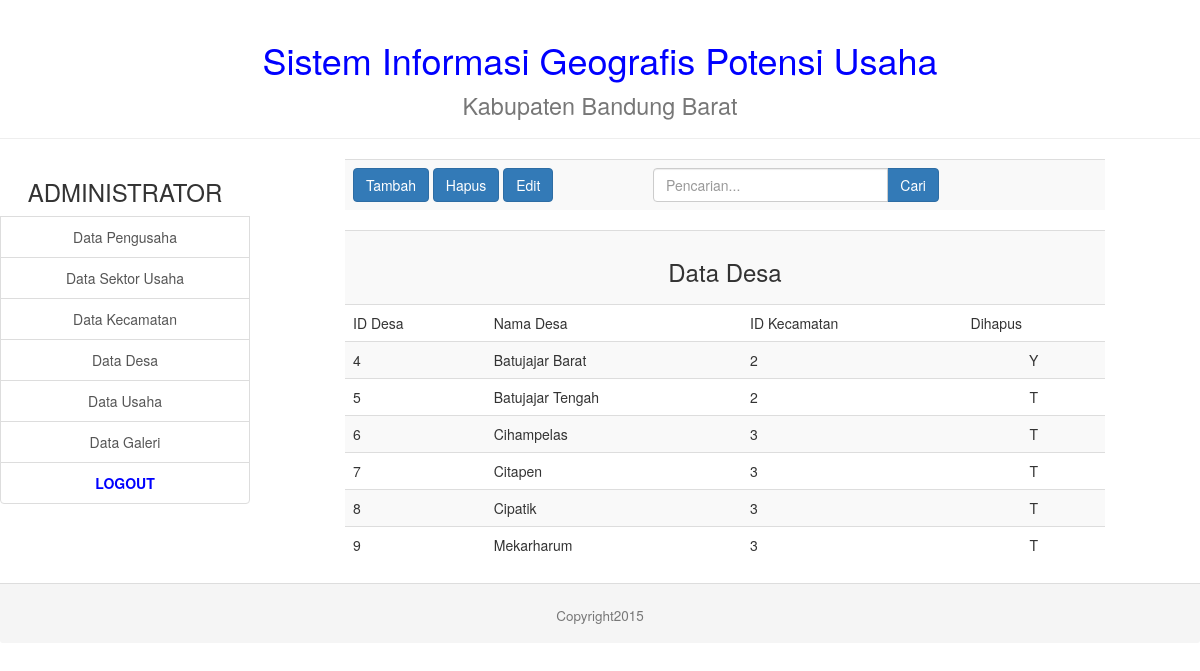
Screenshot of /admin/desa_view.php with the database file from the repository.
### tables this page shows
CREATE TABLE IF NOT EXISTS `desa` (
`id_desa` int(11) NOT NULL,
  `nama_desa` varchar(20) NOT NULL,
  `id_kec` int(11) NOT NULL,
  `dihapus` char(1) DEFAULT 'T'
);

### admin/desa_view.php (the view, shortened to what this page needs)
<!DOCTYPE html>
<html lang="en">
  <head>
    <?php include("lib_func.php"); ?>
    <link href="css/bootstrap.min.css" rel="stylesheet">
  </head>
  <body>
    <table width="100%" align="center" border=0 >
      <tr>
        <td colspan=2 align="center" >
        </td>
      </tr>
      <tr>
        <td width="250px" valign="top">
        </td>
        <td valign="top" >
          <table class="table table-striped" align="center">
            <tr>
              <td align="left" width="300px">
                <a href="desa_form_tambah.php"><button type="button" class="btn btn-primary">Tambah</button></a>
                <a href="desa_hapus.php"><button type="button" class="btn btn-primary">Hapus</button></a>
                <a href="desa_edit.php"><button type="button" class="btn btn-primary">Edit</button></a>
              </td>
              <td align="center">
                <div class="row">
                  <div class="col-lg-8">
                    <div class="input-group">
                      <input type="text" class="form-control" placeholder="Pencarian...">
                      <span class="input-group-btn">
                        <button class="btn btn-primary" type="button">Cari</button>
                      </span>
                    </div>
                  </div>
                </div>
              </td>
            </tr>
          </table>
          <?php
            $link=koneksi_db();
            $sql="select * from desa order by id_desa";
            $res=mysql_query($sql,$link);
            $banyakrecord=mysql_num_rows($res);
            if($banyakrecord>0){
              ?>
              <table class="table table-striped" align="center">
                <tr>
                  <td colspan=4 align="center" valign="middle"><font></font><h3>Data Desa</h3></td>
                </tr>
                <tr>
                  <td>ID Desa</td>
                  <td>Nama Desa</td>
                  <td>ID Kecamatan</td>
                  <td>Dihapus</td>
                </tr>
                <?php
                  while($data=mysql_fetch_array($res)){
                    ?>
                    <tr>
                      <td>
                        <?php echo $data['id_desa'];?>
                      </td>
                      <td>
                        <?php echo $data['nama_desa'];?>
                      </td>
                      <td>
                        <?php echo $data['id_kec'];?>
                      </td>
                      <td align="center">
                        <?php echo $data['dihapus'];?>
                      </td>
                    </tr>
                    <?php
                  }?>
            </table>
            <?php
        }else{
          ?>
          <div class="alert alert-warning" role="alert">Data Desa tidak ditemukan !!</div>
          <?php
        }?>
              </table>
      <tr>
        <td colspan=4>
        </td>
      </tr>
  </body>
</html>

### rows the page displays
desa: id_desa "4", nama_desa "Batujajar Barat", id_kec "2", dihapus "Y"
desa: id_desa "5", nama_desa "Batujajar Tengah", id_kec "2", dihapus "T"
desa: id_desa "6", nama_desa "Cihampelas", id_kec "3", dihapus "T"
desa: id_desa "7", nama_desa "Citapen", id_kec "3", dihapus "T"
desa: id_desa "8", nama_desa "Cipatik", id_kec "3", dihapus "T"
desa: id_desa "9", nama_desa "Mekarharum", id_kec "3", dihapus "T"
